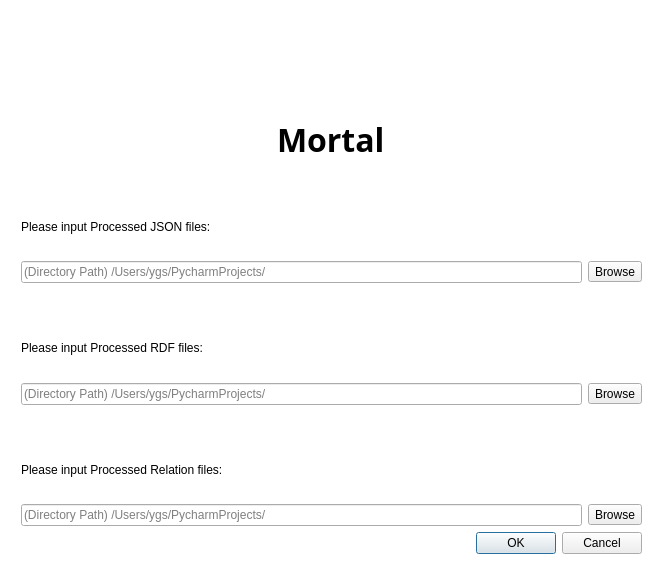
<?xml version="1.0" encoding="UTF-8"?>
<ui version="4.0">
 <class>Dialog_loadMultiModleFile</class>
 <widget class="QDialog" name="Dialog_loadMultiModleFile">
  <property name="geometry">
   <rect>
    <x>0</x>
    <y>0</y>
    <width>660</width>
    <height>562</height>
   </rect>
  </property>
  <property name="windowTitle">
   <string>Input Multi-model Files</string>
  </property>
  <property name="styleSheet">
   <string notr="true">QDialog{
	background-color: rgb(255, 255, 255);
}</string>
  </property>
  <widget class="QWidget" name="layoutWidget">
   <property name="geometry">
    <rect>
     <x>21</x>
     <y>13</y>
     <width>621</width>
     <height>541</height>
    </rect>
   </property>
   <layout class="QVBoxLayout" name="verticalLayout">
    <property name="sizeConstraint">
     <enum>QLayout::SetMinimumSize</enum>
    </property>
    <item>
     <layout class="QVBoxLayout" name="verticalLayout_2" stretch="0,0">
      <property name="spacing">
       <number>0</number>
      </property>
      <property name="sizeConstraint">
       <enum>QLayout::SetMinimumSize</enum>
      </property>
      <property name="leftMargin">
       <number>0</number>
      </property>
      <property name="topMargin">
       <number>0</number>
      </property>
      <property name="rightMargin">
       <number>0</number>
      </property>
      <property name="bottomMargin">
       <number>0</number>
      </property>
      <item>
       <layout class="QHBoxLayout" name="horizontalLayout_logp">
        <item>
         <widget class="QLabel" name="label_logo">
          <property name="sizePolicy">
           <sizepolicy hsizetype="Minimum" vsizetype="Minimum">
            <horstretch>149</horstretch>
            <verstretch>104</verstretch>
           </sizepolicy>
          </property>
          <property name="minimumSize">
           <size>
            <width>149</width>
            <height>104</height>
           </size>
          </property>
          <property name="maximumSize">
           <size>
            <width>149</width>
            <height>104</height>
           </size>
          </property>
          <property name="styleSheet">
           <string notr="true"/>
          </property>
          <property name="text">
           <string/>
          </property>
          <property name="pixmap">
           <pixmap>logo.png</pixmap>
          </property>
          <property name="scaledContents">
           <bool>true</bool>
          </property>
         </widget>
        </item>
       </layout>
      </item>
      <item>
       <layout class="QHBoxLayout" name="horizontalLayout_mortal">
        <item>
         <widget class="QLabel" name="label_mortal">
          <property name="sizePolicy">
           <sizepolicy hsizetype="Fixed" vsizetype="Fixed">
            <horstretch>0</horstretch>
            <verstretch>0</verstretch>
           </sizepolicy>
          </property>
          <property name="font">
           <font>
            <family>.SF NS Text</family>
            <pointsize>24</pointsize>
            <weight>75</weight>
            <italic>false</italic>
            <bold>true</bold>
           </font>
          </property>
          <property name="styleSheet">
           <string notr="true"/>
          </property>
          <property name="text">
           <string>Mortal</string>
          </property>
         </widget>
        </item>
       </layout>
      </item>
     </layout>
    </item>
    <item>
     <layout class="QHBoxLayout" name="horizontalLayout_5">
      <property name="sizeConstraint">
       <enum>QLayout::SetDefaultConstraint</enum>
      </property>
      <property name="topMargin">
       <number>30</number>
      </property>
      <property name="rightMargin">
       <number>0</number>
      </property>
      <property name="bottomMargin">
       <number>0</number>
      </property>
      <item>
       <widget class="QLabel" name="label">
        <property name="text">
         <string>Please input Processed JSON files:</string>
        </property>
       </widget>
      </item>
     </layout>
    </item>
    <item>
     <layout class="QHBoxLayout" name="horizontalLayout_2">
      <item>
       <widget class="QLineEdit" name="lineEdit_JSON">
        <property name="placeholderText">
         <string>(Directory Path) /Users/ygs/PycharmProjects/</string>
        </property>
       </widget>
      </item>
      <item>
       <widget class="QToolButton" name="toolButton_JSON">
        <property name="text">
         <string>Browse</string>
        </property>
       </widget>
      </item>
     </layout>
    </item>
    <item>
     <layout class="QHBoxLayout" name="horizontalLayout_6">
      <property name="topMargin">
       <number>30</number>
      </property>
      <item>
       <widget class="QLabel" name="label_2">
        <property name="text">
         <string>Please input Processed RDF files:</string>
        </property>
       </widget>
      </item>
     </layout>
    </item>
    <item>
     <layout class="QHBoxLayout" name="horizontalLayout_3">
      <item>
       <widget class="QLineEdit" name="lineEdit_RDF">
        <property name="placeholderText">
         <string>(Directory Path) /Users/ygs/PycharmProjects/</string>
        </property>
       </widget>
      </item>
      <item>
       <widget class="QToolButton" name="toolButton_RDF">
        <property name="text">
         <string>Browse</string>
        </property>
       </widget>
      </item>
     </layout>
    </item>
    <item>
     <layout class="QHBoxLayout" name="horizontalLayout_7">
      <property name="topMargin">
       <number>30</number>
      </property>
      <item>
       <widget class="QLabel" name="label_3">
        <property name="text">
         <string>Please input Processed Relation files:</string>
        </property>
       </widget>
      </item>
     </layout>
    </item>
    <item>
     <layout class="QHBoxLayout" name="horizontalLayout_4">
      <item>
       <widget class="QLineEdit" name="lineEdit_Relation">
        <property name="placeholderText">
         <string>(Directory Path) /Users/ygs/PycharmProjects/</string>
        </property>
       </widget>
      </item>
      <item>
       <widget class="QToolButton" name="toolButton_Relation">
        <property name="text">
         <string>Browse</string>
        </property>
       </widget>
      </item>
     </layout>
    </item>
    <item>
     <widget class="QDialogButtonBox" name="buttonBox">
      <property name="orientation">
       <enum>Qt::Horizontal</enum>
      </property>
      <property name="standardButtons">
       <set>QDialogButtonBox::Cancel|QDialogButtonBox::Ok</set>
      </property>
     </widget>
    </item>
   </layout>
  </widget>
 </widget>
 <resources/>
 <connections>
  <connection>
   <sender>buttonBox</sender>
   <signal>accepted()</signal>
   <receiver>Dialog_loadMultiModleFile</receiver>
   <slot>accept()</slot>
   <hints>
    <hint type="sourcelabel">
     <x>248</x>
     <y>254</y>
    </hint>
    <hint type="destinationlabel">
     <x>157</x>
     <y>274</y>
    </hint>
   </hints>
  </connection>
  <connection>
   <sender>buttonBox</sender>
   <signal>rejected()</signal>
   <receiver>Dialog_loadMultiModleFile</receiver>
   <slot>reject()</slot>
   <hints>
    <hint type="sourcelabel">
     <x>316</x>
     <y>260</y>
    </hint>
    <hint type="destinationlabel">
     <x>286</x>
     <y>274</y>
    </hint>
   </hints>
  </connection>
 </connections>
</ui>
